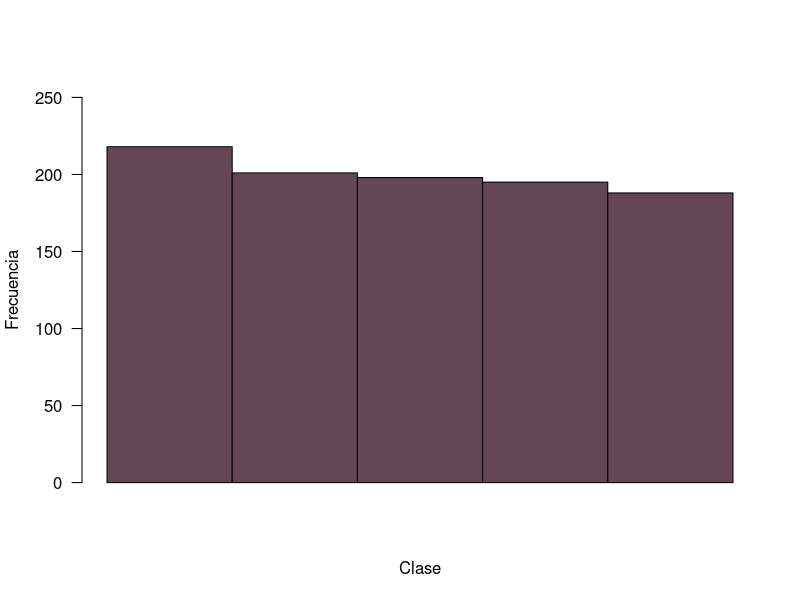
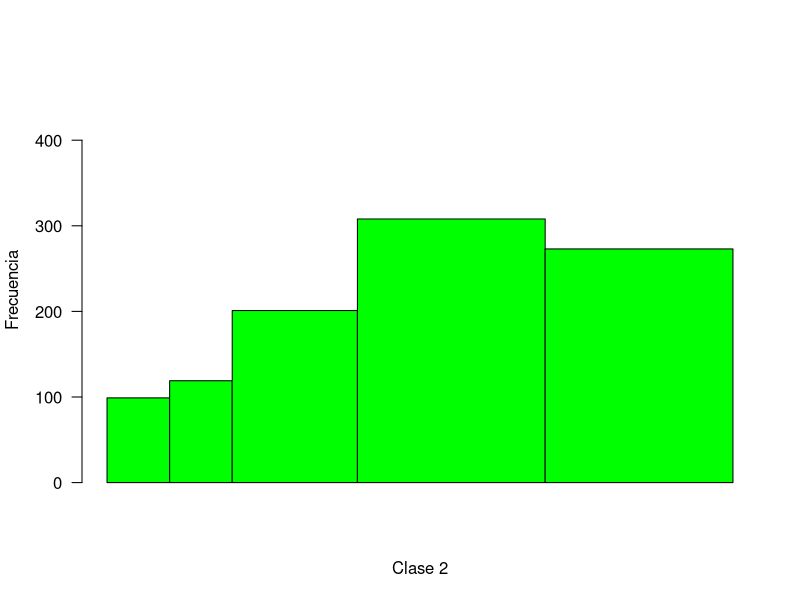
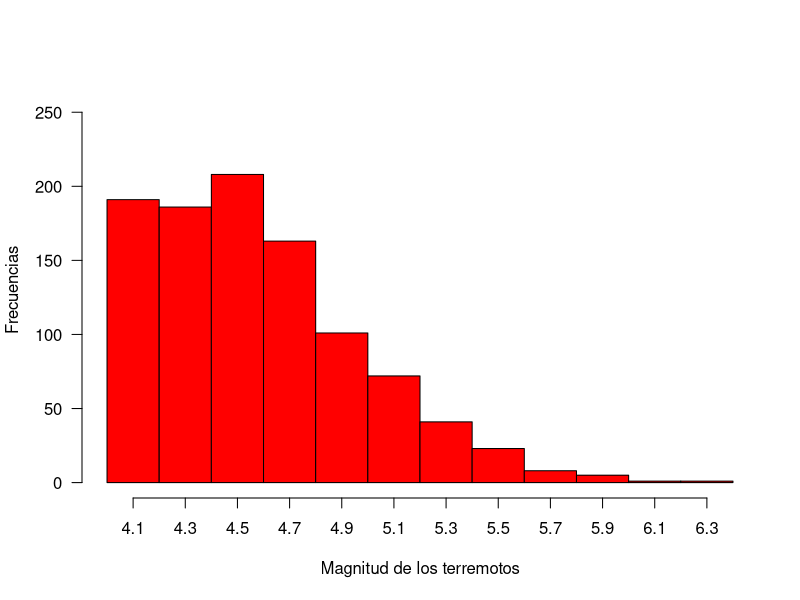
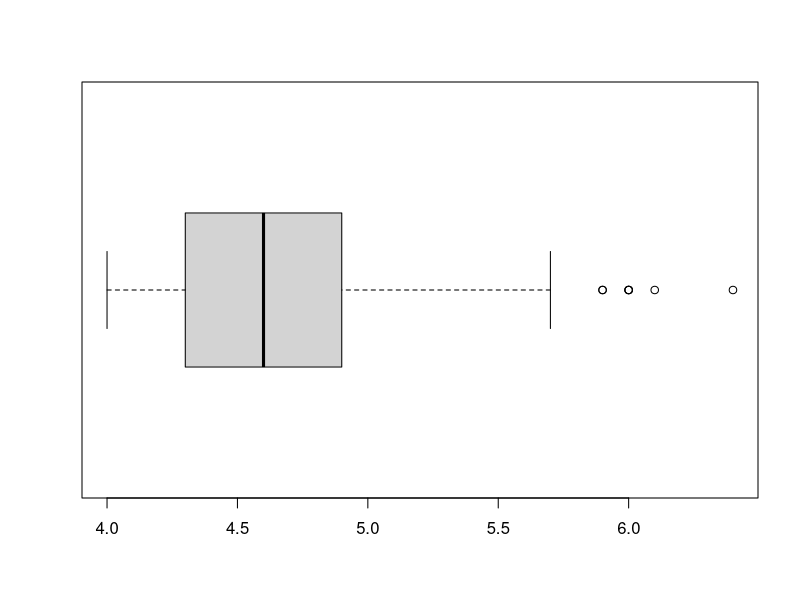
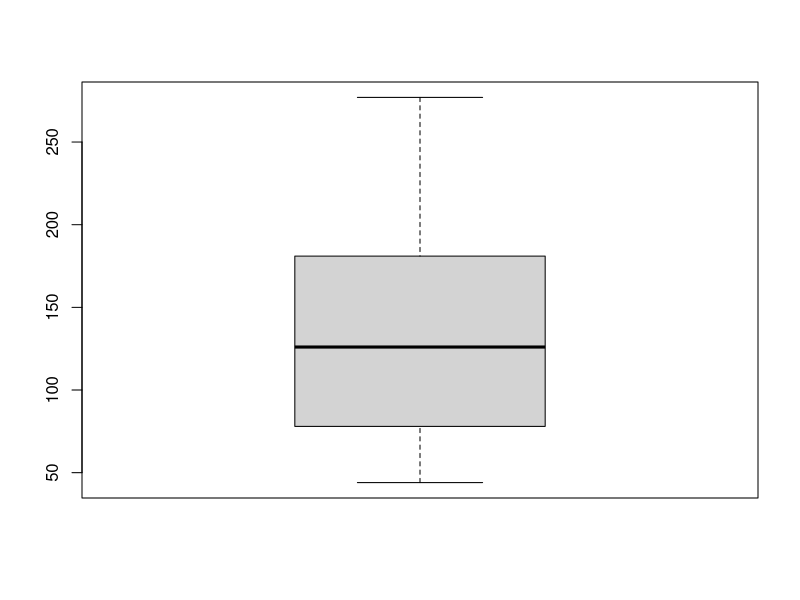

The R source for these figures, in order:
#Yesenia Villarreal Torres
#Matrícula 1109559
#Fecha 28 de febrero 2023
#Tarea 4

#Histogramas
#Problema 1
#Considere el siguiente conjunto de datos x2 con 1000 números al azar.

set.seed(9875)
size <- 1000
x2 <- round(runif(n = size, min = 0, max = 10), 2)
x2


Hist_1 <- hist(x2, xaxt = "n",
           breaks = c(0, 2, 4, 6, 8, 10),
           col = "#654654", xlab="Clase",
           ylab= "Frecuencia",
           main = "",
           las = 1,
           ylim = c(0, 250))
Hist_1
Hist_1$breaks

Hist_2 <- hist(x2, xaxt = "n", freq = TRUE,
               breaks = c(0, 1, 2, 4, 7, 10),
               col = "green", xlab="Clase 2",
               ylab= "Frecuencia",
               main = "",
               las = 1,
               ylim = c(0, 450))

Hist_2

#Problema 2
#La siguiente figura 1 presenta cuatro histogramas (A, B, C, D).

#  a. ¿Cuál distribución parece estar sesgada a la derecha?
#Distribución D

#  b. ¿Cuál distribución parece estar sesgada a la izquierda?
#Distribución A

#  c. ¿Cuál distribución parece ser simétrica o en forma de “campana”?
#Dsitribución C

#  d. ¿Cuál distribución parece ser bimodal?
#Distribución B

#  e. ¿Cuál distribución parece mostrar una falta de intervalos?
#Distribución C

#Problema 3
#En R puede importar los datos ya pre cargados en el Software siguiendo el comando data(quakes). Los datos proporcionan la localidad, estaciones que detectaron el terremoto, profundidad en km y la escala de Richter (mag) para 1000 terremotos registrados en la isla de Fiji desde el año de 1964.

data(quakes)

mags <- hist(quakes$mag, xaxt = "n",
             # breaks = c(en caso de necesitar aqui se puede especificar),
             col = "red", xlab="Magnitud de los terremotos",
             ylab= "Frecuencias",
             main = "",
             las = 1,
             ylim = c(0,260))


axis(1, mags$mids)
mags

#Puede tomar en cuenta los siguientes datos que se almacenaron en el objeto mags. para determinar las siguientes preguntas:
 # a. ¿Cómo describiría la forma de esta distribución de las magnitudes de los terremotos?
#Sesgada a la derecha

 # b. Mencione un intervalo donde ocurren tipicamente las magnitudes.
#4.4 a 4.6

#c. Determine el rango de las magnitudes (Range = Max - Min).
range(mags$breaks)

#d. ¿Qué porcentaje de los terremotos ocurren con magnitud en la clase 5.3 (5.1 : 5.4)?
Clase_5_3 <- subset(quakes,mag>=5.1)
Clase_5_3

Clase5_3 <- subset(Clase_5_3, mag<= 5.4)
Clase5_3

porcentaje <- 113/1000*100
porcentaje

# e. ¿Qué porcentaje de los terremotos tiene una magnitud igual o mayor a 5.0?

mag5.0 <- subset(quakes,mag>=5.0)
mag5.0

porcentaje5.0 <- 198/1000*100
porcentaje5.0

#f. ¿Qué porcentaje de los terremotos tienen una magnitud menor o igual a 4.6?
mag4.6 <- subset(quakes,mag<=4.6)
mag4.6
porcentaje4.6 <- 585/1000*100
porcentaje4.6

#Boxplots
#Problema 4
#¿Qué porcentaje de las observaciones en una distribución se encuentran entre el primer y el tercer
#cuartil?

boxplot(quakes$mag, horizontal=TRUE)

#a. 25 %
#b. 50 %
#c. 75 %  
#Respuesta es la c, el 75%

#Problema 5
#La siguiente figura presenta tres gráficas para los diámetrs de tres especies diferentes (C, F y H).

# a. ¿Cuál especie tiene el diámetro más pequeño?
#Especie C

#  b. ¿Cuál especie tiene el diámetro más grande?
#Especie F

#  c. ¿Cuál especie tiene el diámetro mínimo más alto?
#Especie F

#  d. ¿Cuál especie tiene la mediana de diámetro más pequeña?
#Especie C

#  e. ¿Cuál especie tiene la mediana de diámetro mas grande?
#Especie H

#  f. ¿Cuál especie tiene el menor rango de diámetro?
#Especie F

#  g. ¿Cuál especie tiene el rango intercuantil (Q3-Q1) mas grande?
#Especie C

#  h. ¿Cuál especie tiene el rango intercuantil (Q3-Q1) mas pequeño?
#Especie F

#  i. ¿Cuál especie tiene una distribución simétrica?
#Especie H

#  j. ¿Cuál especie tiene el sesgo positivo (ver Fig. 2) más marcado ?
#Especie F

#Problema 6
#Los siguientes datos muestran el número de incendios forestales ocurridos en cada semana en nuestros bosques de México. Los datos son del 01. de enero al 04 de marzo del 2021 de acuerdo con el reporte de CONAFOR.

fires <- c(78, 44, 47, 105, 126, 181, 277, 210, 155)
fires

boxplot(fires)


min(fires)
max(fires)
range(fires)


quantile(fires,c(0.25))
quantile(fires,c(0.50))
quantile(fires,c(0.75))


mean(fires)
sd(fires)
var(fires)

#10. Realice un boxplot personalizado con los datos de los incendios.
                 
